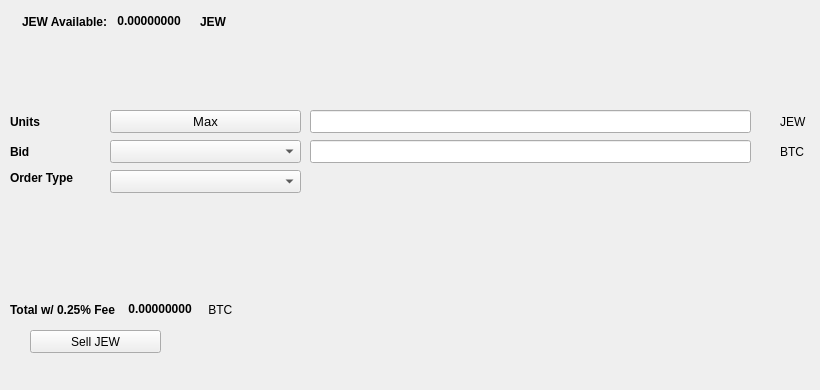
   <widget class="QWidget" name="SellTab">
    <attribute name="title">
     <string>Sell</string>
    </attribute>
    <widget class="QLabel" name="label_16">
     <property name="geometry">
      <rect>
       <x>780</x>
       <y>140</y>
       <width>31</width>
       <height>23</height>
      </rect>
     </property>
     <property name="text">
      <string>BTC</string>
     </property>
    </widget>
    <widget class="QComboBox" name="SellBidcomboBox">
     <property name="geometry">
      <rect>
       <x>110</x>
       <y>140</y>
       <width>191</width>
       <height>23</height>
      </rect>
     </property>
     <property name="font">
      <font>
       <pointsize>10</pointsize>
      </font>
     </property>
    </widget>
    <widget class="QLabel" name="label_18">
     <property name="geometry">
      <rect>
       <x>10</x>
       <y>110</y>
       <width>46</width>
       <height>23</height>
      </rect>
     </property>
     <property name="font">
      <font>
       <weight>75</weight>
       <bold>true</bold>
      </font>
     </property>
     <property name="text">
      <string>Units</string>
     </property>
    </widget>
    <widget class="QPushButton" name="Sell_Max_Amount">
     <property name="geometry">
      <rect>
       <x>110</x>
       <y>110</y>
       <width>191</width>
       <height>23</height>
      </rect>
     </property>
     <property name="font">
      <font>
       <pointsize>10</pointsize>
      </font>
     </property>
     <property name="text">
      <string>Max</string>
     </property>
    </widget>
    <widget class="QLabel" name="label_20">
     <property name="geometry">
      <rect>
       <x>10</x>
       <y>170</y>
       <width>91</width>
       <height>16</height>
      </rect>
     </property>
     <property name="font">
      <font>
       <weight>75</weight>
       <bold>true</bold>
      </font>
     </property>
     <property name="text">
      <string>Order Type</string>
     </property>
    </widget>
    <widget class="QComboBox" name="SellOrdertypeCombo">
     <property name="geometry">
      <rect>
       <x>110</x>
       <y>170</y>
       <width>191</width>
       <height>23</height>
      </rect>
     </property>
     <property name="font">
      <font>
       <pointsize>10</pointsize>
      </font>
     </property>
    </widget>
    <widget class="QLabel" name="label_21">
     <property name="geometry">
      <rect>
       <x>10</x>
       <y>140</y>
       <width>46</width>
       <height>23</height>
      </rect>
     </property>
     <property name="font">
      <font>
       <weight>75</weight>
       <bold>true</bold>
      </font>
     </property>
     <property name="text">
      <string>Bid</string>
     </property>
    </widget>
    <widget class="QLabel" name="label_22">
     <property name="geometry">
      <rect>
       <x>780</x>
       <y>110</y>
       <width>31</width>
       <height>23</height>
      </rect>
     </property>
     <property name="text">
      <string>JEW</string>
     </property>
    </widget>
    <widget class="QLineEdit" name="UnitsInputJEW">
     <property name="geometry">
      <rect>
       <x>310</x>
       <y>110</y>
       <width>441</width>
       <height>23</height>
      </rect>
     </property>
     <property name="font">
      <font>
       <pointsize>9</pointsize>
       <weight>75</weight>
       <bold>true</bold>
      </font>
     </property>
    </widget>
    <widget class="QLineEdit" name="SellBidPriceEdit">
     <property name="geometry">
      <rect>
       <x>310</x>
       <y>140</y>
       <width>441</width>
       <height>23</height>
      </rect>
     </property>
     <property name="font">
      <font>
       <pointsize>9</pointsize>
       <weight>75</weight>
       <bold>true</bold>
      </font>
     </property>
    </widget>
    <widget class="QPushButton" name="SellJEWBTN">
     <property name="geometry">
      <rect>
       <x>30</x>
       <y>330</y>
       <width>131</width>
       <height>23</height>
      </rect>
     </property>
     <property name="text">
      <string>Sell JEW</string>
     </property>
     <property name="icon">
      <iconset resource="../shekel">
       <normaloff>:/icons/bitcoin</normaloff>:/icons/bitcoin</iconset>
     </property>
    </widget>
    <widget class="QWidget" name="layoutWidget3">
     <property name="geometry">
      <rect>
       <x>22</x>
       <y>12</y>
       <width>258</width>
       <height>19</height>
      </rect>
     </property>
     <layout class="QHBoxLayout" name="horizontalLayout">
      <item>
       <widget class="QLabel" name="label232_2">
        <property name="font">
         <font>
          <weight>75</weight>
          <bold>true</bold>
         </font>
        </property>
        <property name="text">
         <string>JEW Available:</string>
        </property>
       </widget>
      </item>
      <item>
       <widget class="QLabel" name="JEWAvailableLabel">
        <property name="palette">
         <palette>
          <active>
           <colorrole role="WindowText">
            <brush brushstyle="SolidPattern">
             <color alpha="255">
              <red>0</red>
              <green>0</green>
              <blue>0</blue>
             </color>
            </brush>
           </colorrole>
           <colorrole role="Button">
            <brush brushstyle="SolidPattern">
             <color alpha="255">
              <red>0</red>
              <green>170</green>
              <blue>0</blue>
             </color>
            </brush>
           </colorrole>
           <colorrole role="Light">
            <brush brushstyle="SolidPattern">
             <color alpha="255">
              <red>0</red>
              <green>255</green>
              <blue>0</blue>
             </color>
            </brush>
           </colorrole>
           <colorrole role="Midlight">
            <brush brushstyle="SolidPattern">
             <color alpha="255">
              <red>0</red>
              <green>212</green>
              <blue>0</blue>
             </color>
            </brush>
           </colorrole>
           <colorrole role="Dark">
            <brush brushstyle="SolidPattern">
             <color alpha="255">
              <red>0</red>
              <green>85</green>
              <blue>0</blue>
             </color>
            </brush>
           </colorrole>
           <colorrole role="Mid">
            <brush brushstyle="SolidPattern">
             <color alpha="255">
              <red>0</red>
              <green>113</green>
              <blue>0</blue>
             </color>
            </brush>
           </colorrole>
           <colorrole role="Text">
            <brush brushstyle="SolidPattern">
             <color alpha="255">
              <red>0</red>
              <green>170</green>
              <blue>0</blue>
             </color>
            </brush>
           </colorrole>
           <colorrole role="BrightText">
            <brush brushstyle="SolidPattern">
             <color alpha="255">
              <red>255</red>
              <green>255</green>
              <blue>255</blue>
             </color>
            </brush>
           </colorrole>
           <colorrole role="ButtonText">
            <brush brushstyle="SolidPattern">
             <color alpha="255">
              <red>0</red>
              <green>0</green>
              <blue>0</blue>
             </color>
            </brush>
           </colorrole>
           <colorrole role="Base">
            <brush brushstyle="SolidPattern">
             <color alpha="255">
              <red>255</red>
              <green>255</green>
              <blue>255</blue>
             </color>
            </brush>
           </colorrole>
           <colorrole role="Window">
            <brush brushstyle="SolidPattern">
             <color alpha="255">
              <red>0</red>
              <green>170</green>
              <blue>0</blue>
             </color>
            </brush>
           </colorrole>
           <colorrole role="Shadow">
            <brush brushstyle="SolidPattern">
             <color alpha="255">
              <red>0</red>
              <green>0</green>
              <blue>0</blue>
             </color>
            </brush>
           </colorrole>
           <colorrole role="AlternateBase">
            <brush brushstyle="SolidPattern">
             <color alpha="255">
              <red>127</red>
              <green>212</green>
              <blue>127</blue>
             </color>
            </brush>
           </colorrole>
           <colorrole role="ToolTipBase">
            <brush brushstyle="SolidPattern">
             <color alpha="255">
              <red>255</red>
              <green>255</green>
              <blue>220</blue>
             </color>
            </brush>
           </colorrole>
           <colorrole role="ToolTipText">
            <brush brushstyle="SolidPattern">
             <color alpha="255">
              <red>0</red>
              <green>0</green>
              <blue>0</blue>
             </color>
            </brush>
           </colorrole>
          </active>
          <inactive>
           <colorrole role="WindowText">
            <brush brushstyle="SolidPattern">
             <color alpha="255">
              <red>0</red>
              <green>0</green>
              <blue>0</blue>
             </color>
            </brush>
           </colorrole>
           <colorrole role="Button">
            <brush brushstyle="SolidPattern">
             <color alpha="255">
              <red>0</red>
              <green>170</green>
              <blue>0</blue>
             </color>
            </brush>
           </colorrole>
           <colorrole role="Light">
            <brush brushstyle="SolidPattern">
             <color alpha="255">
              <red>0</red>
              <green>255</green>
              <blue>0</blue>
             </color>
            </brush>
           </colorrole>
           <colorrole role="Midlight">
            <brush brushstyle="SolidPattern">
             <color alpha="255">
              <red>0</red>
              <green>212</green>
              <blue>0</blue>
             </color>
            </brush>
           </colorrole>
           <colorrole role="Dark">
            <brush brushstyle="SolidPattern">
             <color alpha="255">
              <red>0</red>
              <green>85</green>
              <blue>0</blue>
             </color>
            </brush>
           </colorrole>
           <colorrole role="Mid">
            <brush brushstyle="SolidPattern">
             <color alpha="255">
              <red>0</red>
              <green>113</green>
              <blue>0</blue>
             </color>
            </brush>
           </colorrole>
           <colorrole role="Text">
            <brush brushstyle="SolidPattern">
             <color alpha="255">
              <red>0</red>
              <green>170</green>
              <blue>0</blue>
             </color>
            </brush>
           </colorrole>
           <colorrole role="BrightText">
            <brush brushstyle="SolidPattern">
             <color alpha="255">
              <red>255</red>
              <green>255</green>
              <blue>255</blue>
             </color>
            </brush>
           </colorrole>
           <colorrole role="ButtonText">
            <brush brushstyle="SolidPattern">
             <color alpha="255">
              <red>0</red>
              <green>0</green>
              <blue>0</blue>
             </color>
            </brush>
           </colorrole>
           <colorrole role="Base">
            <brush brushstyle="SolidPattern">
             <color alpha="255">
              <red>255</red>
              <green>255</green>
              <blue>255</blue>
             </color>
            </brush>
           </colorrole>
           <colorrole role="Window">
            <brush brushstyle="SolidPattern">
             <color alpha="255">
              <red>0</red>
              <green>170</green>
              <blue>0</blue>
             </color>
            </brush>
           </colorrole>
           <colorrole role="Shadow">
            <brush brushstyle="SolidPattern">
             <color alpha="255">
              <red>0</red>
              <green>0</green>
              <blue>0</blue>
             </color>
            </brush>
           </colorrole>
           <colorrole role="AlternateBase">
            <brush brushstyle="SolidPattern">
             <color alpha="255">
              <red>127</red>
              <green>212</green>
              <blue>127</blue>
             </color>
            </brush>
           </colorrole>
           <colorrole role="ToolTipBase">
            <brush brushstyle="SolidPattern">
             <color alpha="255">
              <red>255</red>
              <green>255</green>
              <blue>220</blue>
             </color>
            </brush>
           </colorrole>
           <colorrole role="ToolTipText">
            <brush brushstyle="SolidPattern">
             <color alpha="255">
              <red>0</red>
              <green>0</green>
              <blue>0</blue>
             </color>
            </brush>
           </colorrole>
          </inactive>
          <disabled>
           <colorrole role="WindowText">
            <brush brushstyle="SolidPattern">
             <color alpha="255">
              <red>0</red>
              <green>85</green>
              <blue>0</blue>
             </color>
            </brush>
           </colorrole>
           <colorrole role="Button">
            <brush brushstyle="SolidPattern">
             <color alpha="255">
              <red>0</red>
              <green>170</green>
              <blue>0</blue>
             </color>
            </brush>
           </colorrole>
           <colorrole role="Light">
            <brush brushstyle="SolidPattern">
             <color alpha="255">
              <red>0</red>
              <green>255</green>
              <blue>0</blue>
             </color>
            </brush>
           </colorrole>
           <colorrole role="Midlight">
            <brush brushstyle="SolidPattern">
             <color alpha="255">
              <red>0</red>
              <green>212</green>
              <blue>0</blue>
             </color>
            </brush>
           </colorrole>
           <colorrole role="Dark">
            <brush brushstyle="SolidPattern">
             <color alpha="255">
              <red>0</red>
              <green>85</green>
              <blue>0</blue>
             </color>
            </brush>
           </colorrole>
           <colorrole role="Mid">
            <brush brushstyle="SolidPattern">
             <color alpha="255">
              <red>0</red>
              <green>113</green>
              <blue>0</blue>
             </color>
            </brush>
           </colorrole>
           <colorrole role="Text">
            <brush brushstyle="SolidPattern">
             <color alpha="255">
              <red>0</red>
              <green>85</green>
              <blue>0</blue>
             </color>
            </brush>
           </colorrole>
           <colorrole role="BrightText">
            <brush brushstyle="SolidPattern">
             <color alpha="255">
              <red>255</red>
              <green>255</green>
              <blue>255</blue>
             </color>
            </brush>
           </colorrole>
           <colorrole role="ButtonText">
            <brush brushstyle="SolidPattern">
             <color alpha="255">
              <red>0</red>
              <green>85</green>
              <blue>0</blue>
             </color>
            </brush>
           </colorrole>
           <colorrole role="Base">
            <brush brushstyle="SolidPattern">
             <color alpha="255">
              <red>0</red>
              <green>170</green>
              <blue>0</blue>
             </color>
            </brush>
           </colorrole>
           <colorrole role="Window">
            <brush brushstyle="SolidPattern">
             <color alpha="255">
              <red>0</red>
              <green>170</green>
              <blue>0</blue>
             </color>
            </brush>
           </colorrole>
           <colorrole role="Shadow">
            <brush brushstyle="SolidPattern">
             <color alpha="255">
              <red>0</red>
              <green>0</green>
              <blue>0</blue>
             </color>
            </brush>
           </colorrole>
           <colorrole role="AlternateBase">
            <brush brushstyle="SolidPattern">
             <color alpha="255">
              <red>0</red>
              <green>170</green>
              <blue>0</blue>
             </color>
            </brush>
           </colorrole>
           <colorrole role="ToolTipBase">
            <brush brushstyle="SolidPattern">
             <color alpha="255">
              <red>255</red>
              <green>255</green>
              <blue>220</blue>
             </color>
            </brush>
           </colorrole>
           <colorrole role="ToolTipText">
            <brush brushstyle="SolidPattern">
             <color alpha="255">
              <red>0</red>
              <green>0</green>
              <blue>0</blue>
             </color>
            </brush>
           </colorrole>
          </disabled>
         </palette>
        </property>
        <property name="font">
         <font>
          <weight>75</weight>
          <bold>true</bold>
         </font>
        </property>
        <property name="text">
         <string> 0.00000000 </string>
        </property>
        <property name="textInteractionFlags">
         <set>Qt::LinksAccessibleByMouse|Qt::TextSelectableByKeyboard|Qt::TextSelectableByMouse</set>
        </property>
       </widget>
      </item>
      <item>
       <widget class="QLabel" name="labelJEW">
        <property name="font">
         <font>
          <weight>75</weight>
          <bold>true</bold>
         </font>
        </property>
        <property name="text">
         <string>JEW</string>
        </property>
       </widget>
      </item>
     </layout>
    </widget>
    <widget class="QWidget" name="layoutWidget">
     <property name="geometry">
      <rect>
       <x>10</x>
       <y>300</y>
       <width>268</width>
       <height>19</height>
      </rect>
     </property>
     <layout class="QHBoxLayout" name="horizontalLayout_2">
      <item>
       <widget class="QLabel" name="label_19">
        <property name="font">
         <font>
          <weight>75</weight>
          <bold>true</bold>
         </font>
        </property>
        <property name="text">
         <string>Total w/ 0.25% Fee </string>
        </property>
       </widget>
      </item>
      <item>
       <widget class="QLabel" name="SellCostLabel">
        <property name="palette">
         <palette>
          <active>
           <colorrole role="WindowText">
            <brush brushstyle="SolidPattern">
             <color alpha="255">
              <red>0</red>
              <green>0</green>
              <blue>0</blue>
             </color>
            </brush>
           </colorrole>
           <colorrole role="Button">
            <brush brushstyle="SolidPattern">
             <color alpha="255">
              <red>0</red>
              <green>170</green>
              <blue>0</blue>
             </color>
            </brush>
           </colorrole>
           <colorrole role="Light">
            <brush brushstyle="SolidPattern">
             <color alpha="255">
              <red>0</red>
              <green>255</green>
              <blue>0</blue>
             </color>
            </brush>
           </colorrole>
           <colorrole role="Midlight">
            <brush brushstyle="SolidPattern">
             <color alpha="255">
              <red>0</red>
              <green>212</green>
              <blue>0</blue>
             </color>
            </brush>
           </colorrole>
           <colorrole role="Dark">
            <brush brushstyle="SolidPattern">
             <color alpha="255">
              <red>0</red>
              <green>85</green>
              <blue>0</blue>
             </color>
            </brush>
           </colorrole>
           <colorrole role="Mid">
            <brush brushstyle="SolidPattern">
             <color alpha="255">
              <red>0</red>
              <green>113</green>
              <blue>0</blue>
             </color>
            </brush>
           </colorrole>
           <colorrole role="Text">
            <brush brushstyle="SolidPattern">
             <color alpha="255">
              <red>0</red>
              <green>170</green>
              <blue>0</blue>
             </color>
            </brush>
           </colorrole>
           <colorrole role="BrightText">
            <brush brushstyle="SolidPattern">
             <color alpha="255">
              <red>255</red>
              <green>255</green>
              <blue>255</blue>
             </color>
            </brush>
           </colorrole>
           <colorrole role="ButtonText">
            <brush brushstyle="SolidPattern">
             <color alpha="255">
              <red>0</red>
              <green>0</green>
              <blue>0</blue>
             </color>
            </brush>
           </colorrole>
           <colorrole role="Base">
            <brush brushstyle="SolidPattern">
             <color alpha="255">
              <red>255</red>
              <green>255</green>
              <blue>255</blue>
             </color>
            </brush>
           </colorrole>
           <colorrole role="Window">
            <brush brushstyle="SolidPattern">
             <color alpha="255">
              <red>0</red>
              <green>170</green>
              <blue>0</blue>
             </color>
            </brush>
           </colorrole>
           <colorrole role="Shadow">
            <brush brushstyle="SolidPattern">
             <color alpha="255">
              <red>0</red>
              <green>0</green>
              <blue>0</blue>
             </color>
            </brush>
           </colorrole>
           <colorrole role="AlternateBase">
            <brush brushstyle="SolidPattern">
             <color alpha="255">
              <red>127</red>
              <green>212</green>
              <blue>127</blue>
             </color>
            </brush>
           </colorrole>
           <colorrole role="ToolTipBase">
            <brush brushstyle="SolidPattern">
             <color alpha="255">
              <red>255</red>
              <green>255</green>
              <blue>220</blue>
             </color>
            </brush>
           </colorrole>
           <colorrole role="ToolTipText">
            <brush brushstyle="SolidPattern">
             <color alpha="255">
              <red>0</red>
              <green>0</green>
              <blue>0</blue>
             </color>
            </brush>
           </colorrole>
          </active>
          <inactive>
           <colorrole role="WindowText">
            <brush brushstyle="SolidPattern">
             <color alpha="255">
              <red>0</red>
              <green>0</green>
              <blue>0</blue>
             </color>
            </brush>
           </colorrole>
           <colorrole role="Button">
            <brush brushstyle="SolidPattern">
             <color alpha="255">
              <red>0</red>
              <green>170</green>
              <blue>0</blue>
             </color>
            </brush>
           </colorrole>
           <colorrole role="Light">
            <brush brushstyle="SolidPattern">
             <color alpha="255">
              <red>0</red>
              <green>255</green>
              <blue>0</blue>
             </color>
            </brush>
           </colorrole>
           <colorrole role="Midlight">
            <brush brushstyle="SolidPattern">
             <color alpha="255">
              <red>0</red>
              <green>212</green>
              <blue>0</blue>
             </color>
            </brush>
           </colorrole>
           <colorrole role="Dark">
            <brush brushstyle="SolidPattern">
             <color alpha="255">
              <red>0</red>
              <green>85</green>
              <blue>0</blue>
             </color>
            </brush>
           </colorrole>
           <colorrole role="Mid">
            <brush brushstyle="SolidPattern">
             <color alpha="255">
              <red>0</red>
              <green>113</green>
              <blue>0</blue>
             </color>
            </brush>
           </colorrole>
           <colorrole role="Text">
            <brush brushstyle="SolidPattern">
             <color alpha="255">
              <red>0</red>
              <green>170</green>
              <blue>0</blue>
             </color>
            </brush>
           </colorrole>
           <colorrole role="BrightText">
            <brush brushstyle="SolidPattern">
             <color alpha="255">
              <red>255</red>
              <green>255</green>
              <blue>255</blue>
             </color>
            </brush>
           </colorrole>
           <colorrole role="ButtonText">
            <brush brushstyle="SolidPattern">
             <color alpha="255">
              <red>0</red>
              <green>0</green>
              <blue>0</blue>
             </color>
            </brush>
           </colorrole>
           <colorrole role="Base">
            <brush brushstyle="SolidPattern">
             <color alpha="255">
              <red>255</red>
              <green>255</green>
              <blue>255</blue>
             </color>
            </brush>
           </colorrole>
           <colorrole role="Window">
            <brush brushstyle="SolidPattern">
             <color alpha="255">
              <red>0</red>
              <green>170</green>
              <blue>0</blue>
             </color>
            </brush>
           </colorrole>
           <colorrole role="Shadow">
            <brush brushstyle="SolidPattern">
             <color alpha="255">
              <red>0</red>
              <green>0</green>
              <blue>0</blue>
             </color>
            </brush>
           </colorrole>
           <colorrole role="AlternateBase">
            <brush brushstyle="SolidPattern">
             <color alpha="255">
              <red>127</red>
              <green>212</green>
              <blue>127</blue>
             </color>
            </brush>
           </colorrole>
           <colorrole role="ToolTipBase">
            <brush brushstyle="SolidPattern">
             <color alpha="255">
              <red>255</red>
              <green>255</green>
              <blue>220</blue>
             </color>
            </brush>
           </colorrole>
           <colorrole role="ToolTipText">
            <brush brushstyle="SolidPattern">
             <color alpha="255">
              <red>0</red>
              <green>0</green>
              <blue>0</blue>
             </color>
            </brush>
           </colorrole>
          </inactive>
          <disabled>
           <colorrole role="WindowText">
            <brush brushstyle="SolidPattern">
             <color alpha="255">
              <red>0</red>
              <green>85</green>
              <blue>0</blue>
             </color>
            </brush>
           </colorrole>
           <colorrole role="Button">
            <brush brushstyle="SolidPattern">
             <color alpha="255">
              <red>0</red>
              <green>170</green>
              <blue>0</blue>
             </color>
            </brush>
           </colorrole>
           <colorrole role="Light">
            <brush brushstyle="SolidPattern">
             <color alpha="255">
              <red>0</red>
              <green>255</green>
              <blue>0</blue>
             </color>
            </brush>
           </colorrole>
           <colorrole role="Midlight">
            <brush brushstyle="SolidPattern">
             <color alpha="255">
              <red>0</red>
              <green>212</green>
              <blue>0</blue>
             </color>
            </brush>
           </colorrole>
           <colorrole role="Dark">
            <brush brushstyle="SolidPattern">
             <color alpha="255">
              <red>0</red>
              <green>85</green>
              <blue>0</blue>
             </color>
            </brush>
           </colorrole>
           <colorrole role="Mid">
            <brush brushstyle="SolidPattern">
             <color alpha="255">
              <red>0</red>
              <green>113</green>
              <blue>0</blue>
             </color>
            </brush>
           </colorrole>
           <colorrole role="Text">
            <brush brushstyle="SolidPattern">
             <color alpha="255">
              <red>0</red>
              <green>85</green>
              <blue>0</blue>
             </color>
            </brush>
           </colorrole>
           <colorrole role="BrightText">
            <brush brushstyle="SolidPattern">
             <color alpha="255">
              <red>255</red>
              <green>255</green>
              <blue>255</blue>
             </color>
            </brush>
           </colorrole>
           <colorrole role="ButtonText">
            <brush brushstyle="SolidPattern">
             <color alpha="255">
              <red>0</red>
              <green>85</green>
              <blue>0</blue>
             </color>
            </brush>
           </colorrole>
           <colorrole role="Base">
            <brush brushstyle="SolidPattern">
             <color alpha="255">
              <red>0</red>
              <green>170</green>
              <blue>0</blue>
             </color>
            </brush>
           </colorrole>
           <colorrole role="Window">
            <brush brushstyle="SolidPattern">
             <color alpha="255">
              <red>0</red>
              <green>170</green>
              <blue>0</blue>
             </color>
            </brush>
           </colorrole>
           <colorrole role="Shadow">
            <brush brushstyle="SolidPattern">
             <color alpha="255">
              <red>0</red>
              <green>0</green>
              <blue>0</blue>
             </color>
            </brush>
           </colorrole>
           <colorrole role="AlternateBase">
            <brush brushstyle="SolidPattern">
             <color alpha="255">
              <red>0</red>
              <green>170</green>
              <blue>0</blue>
             </color>
            </brush>
           </colorrole>
           <colorrole role="ToolTipBase">
            <brush brushstyle="SolidPattern">
             <color alpha="255">
              <red>255</red>
              <green>255</green>
              <blue>220</blue>
             </color>
            </brush>
           </colorrole>
           <colorrole role="ToolTipText">
            <brush brushstyle="SolidPattern">
             <color alpha="255">
              <red>0</red>
              <green>0</green>
              <blue>0</blue>
             </color>
            </brush>
           </colorrole>
          </disabled>
         </palette>
        </property>
        <property name="font">
         <font>
          <weight>75</weight>
          <bold>true</bold>
         </font>
        </property>
        <property name="autoFillBackground">
         <bool>false</bool>
        </property>
        <property name="text">
         <string> 0.00000000</string>
        </property>
        <property name="textInteractionFlags">
         <set>Qt::LinksAccessibleByMouse|Qt::TextSelectableByMouse</set>
        </property>
       </widget>
      </item>
      <item>
       <widget class="QLabel" name="label_17">
        <property name="font">
         <font>
          <weight>50</weight>
          <bold>false</bold>
         </font>
        </property>
        <property name="text">
         <string> BTC</string>
        </property>
       </widget>
      </item>
     </layout>
    </widget>
    <widget class="QLabel" name="label_23">
     <property name="geometry">
      <rect>
       <x>460</x>
       <y>300</y>
       <width>281</width>
       <height>81</height>
      </rect>
     </property>
     <property name="text">
      <string/>
     </property>
     <property name="pixmap">
      <pixmap>:/images/bittrex</pixmap>
     </property>
    </widget>
   </widget>
